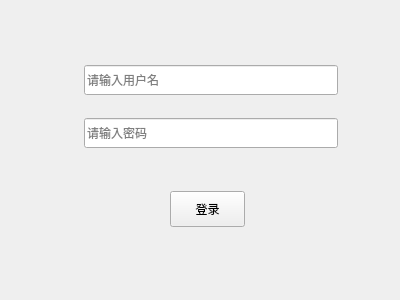
<?xml version="1.0" encoding="UTF-8"?>
<ui version="4.0">
 <class>Form</class>
 <widget class="QWidget" name="Form">
  <property name="geometry">
   <rect>
    <x>0</x>
    <y>0</y>
    <width>400</width>
    <height>300</height>
   </rect>
  </property>
  <property name="windowTitle">
   <string>登录</string>
  </property>
  <widget class="QLineEdit" name="passwordEdt">
   <property name="geometry">
    <rect>
     <x>84</x>
     <y>118</y>
     <width>254</width>
     <height>30</height>
    </rect>
   </property>
   <property name="echoMode">
    <enum>QLineEdit::Password</enum>
   </property>
   <property name="placeholderText">
    <string>请输入密码</string>
   </property>
  </widget>
  <widget class="QPushButton" name="loginBtn">
   <property name="geometry">
    <rect>
     <x>170</x>
     <y>191</y>
     <width>75</width>
     <height>36</height>
    </rect>
   </property>
   <property name="text">
    <string>登录</string>
   </property>
  </widget>
  <widget class="QLineEdit" name="usernameEdt">
   <property name="geometry">
    <rect>
     <x>84</x>
     <y>65</y>
     <width>254</width>
     <height>30</height>
    </rect>
   </property>
   <property name="placeholderText">
    <string>请输入用户名</string>
   </property>
  </widget>
 </widget>
 <resources/>
 <connections/>
</ui>
